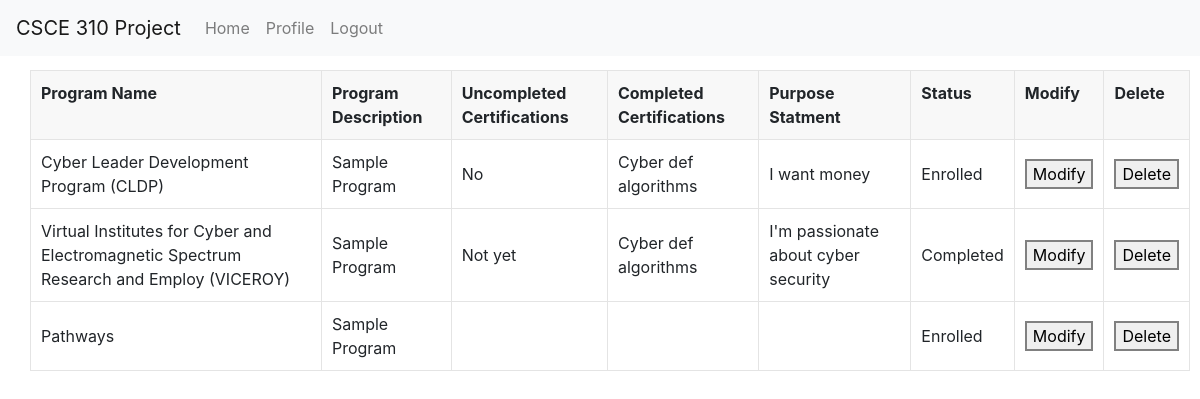
/app/application_review (signed in), run on an earlier commit of the app's database.
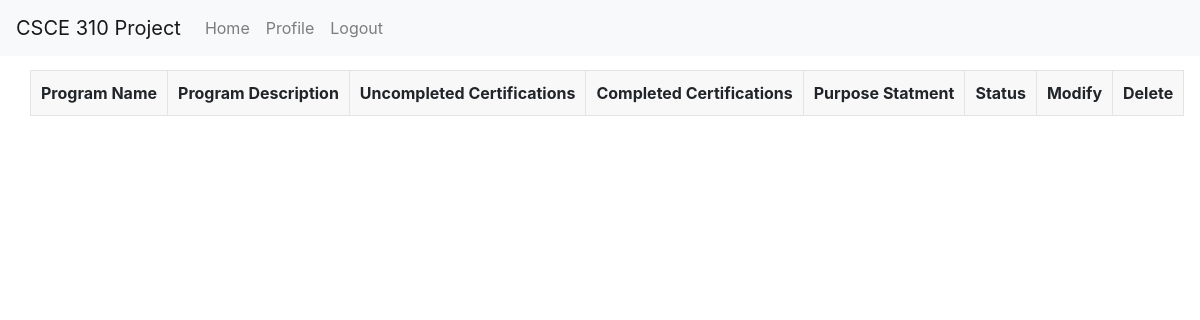
And on a later commit of the database.
### tables this page shows
CREATE TABLE Application (
                    app_num INTEGER PRIMARY KEY AUTOINCREMENT,
                    program_num INTEGER,
                    UIN INTEGER,
                    uncom_cert TEXT,
                    com_cert TEXT,
                    purpose_statement TEXT,
                    FOREIGN KEY(program_num) REFERENCES Programs(program_num),
                    FOREIGN KEY(UIN) REFERENCES College_students(UIN)
                    );

CREATE TABLE Programs (
                    program_num INTEGER PRIMARY KEY AUTOINCREMENT,
                    name TEXT,
                    description TEXT,
                    archived INTEGER
                    );

CREATE TABLE Track (
                    tracking_num INTEGER PRIMARY KEY AUTOINCREMENT,
                    program INTEGER,
                    student_num INTEGER,
                    status VARCHAR, 
                    FOREIGN KEY(program) REFERENCES Programs(program_num),
                    FOREIGN KEY(student_num) REFERENCES College_students(UIN)             
                  );

### routes/application.py (the view)
@application_bp.route('/application_review')
def application_review():
    conn = get_db_connection()
    applied_programs = get_applied_programs(conn, current_user.uin)
    conn.close()
    return render_template('student/application_review.html', applied_programs=applied_programs)

### app.py (called while the page is built)
@login_manager.user_loader
def load_user(UIN):
    return User(UIN)

### db.py (called while the page is built)
def get_db_connection():
    conn = sqlite3.connect('database.db')
    conn.row_factory = sqlite3.Row
    return conn

### util/Programs.py (called while the page is built)
def get_applied_programs(conn, UIN):
  return conn.execute(f"SELECT * FROM View_ApplicationDetails Where UIN = {UIN}").fetchall()

### util/Users.py (called while the page is built)
def get_user(conn, UIN):
    query_result = conn.execute("SELECT * FROM View_CollegeStudentDetails WHERE UIN = ?", (UIN,)).fetchone()
    user_info = {}
    if not query_result:
        return user_info
    for column_name in query_result.keys():
        user_info[column_name] = query_result[column_name]
    return user_info

### templates/student/application_review.html (shortened to what this page needs)
<!DOCTYPE html>
<html lang="en">
<head>
  <link rel="stylesheet" href="../../static/general.css">
  <link rel="stylesheet" href="https://stackpath.bootstrapcdn.com/bootstrap/4.3.1/css/bootstrap.min.css">
</head>
<body>
  <nav class="navbar navbar-expand-lg navbar-light bg-light fixed-top">
    <a class="navbar-brand" href="#">CSCE 310 Project</a>
    <div class="collapse navbar-collapse" id="navbarNav">
        <ul class="navbar-nav">
            <li class="nav-item">
                <a class="nav-link" href="/">Home</a>
            </li>
            <li class="nav-item">
                <a class="nav-link" href="/profile">Profile</a>
            </li>
            <li class="nav-item">
                <a class="nav-link" href="/logout">Logout</a>
            </li>
        </ul>
    </div>
  </nav>
  <table>
    <tr>
      <th>Program Name</th>
      <th>Program Description</th>
      <th>Uncompleted Certifications</th>
      <th>Completed Certifications</th>
      <th>Purpose Statment</th>
      <th>Status</th>
      <th>Modify</th>
      <th>Delete</th>
    </tr>
    {% for program_app in applied_programs %}
    <tr>
      <td>{{ program_app.name }}</td>
      <td>{{ program_app.description }}</td>
      <td>{{ program_app.uncom_cert }}</td>
      <td>{{ program_app.com_cert }}</td>
      <td>{{ program_app.purpose_statement }}</td>
      <td>
        {% if program_app.status is defined %}
        {{ program_app.status }}
        {% else %}
        Pending
        {% endif %}
      </td>
      <td>
        <a href="/app/update_program_app/{{ program_app.app_num }}">
          <button>Modify</button>
        </a>
      </td>
      <td>
        <button onclick="deleteApp({{ program_app.app_num }})">Delete</button>
      </td>
    </tr>
    {% endfor %}
  </table>
</body>
</html>

### static/general.css (style rules this page uses)
body { padding-top: 60px; padding-left: 20px; }
table { border-collapse: collapse; margin: 10px; }
table, th, td { border: 1px solid #e4e4e4; }
th, td { padding: 10px; text-align: left; }
th { background-color: #f8f8f8; vertical-align: text-top; }

What changed in the data, as far as the page shows it:
removed Application: name "Cyber Leader Development Program (CLDP)", description "Sample Program", uncom_cert "No", com_cert "Cyber def algorithms", purpose_statement "I want money", status "Enrolled"
removed Application: name "Virtual Institutes for Cyber and Electromagnetic Spectrum Research and Employ (VICEROY)", description "Sample Program", uncom_cert "Not yet", com_cert "Cyber def algorithms", purpose_statement "I'm passionate about cyber security", status "Completed"
removed Application: name "Pathways", description "Sample Program", status "Enrolled"
